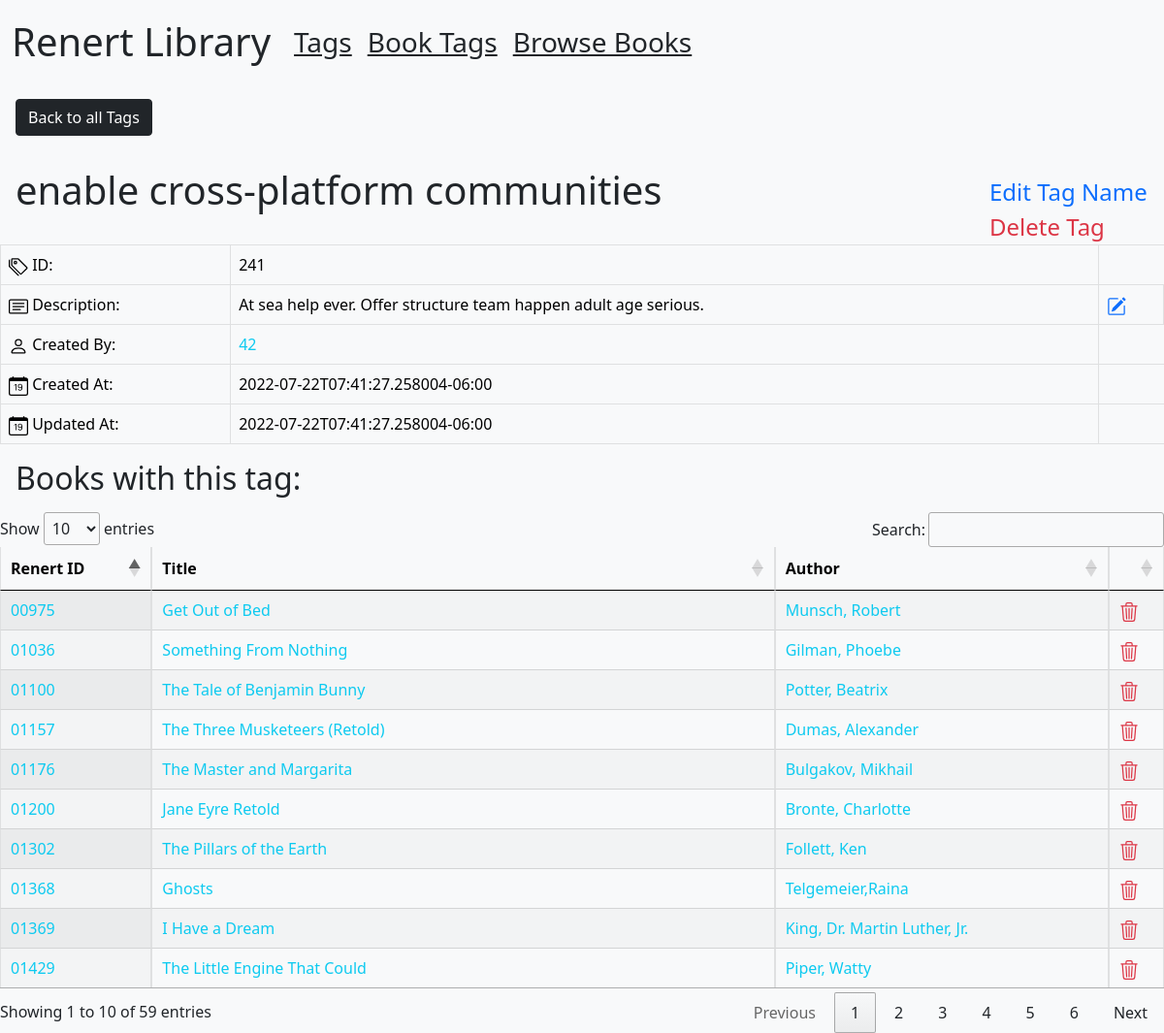
Page /tag/241 on the committed database.
### tables this page shows
CREATE TABLE [library_tags] (
   [tag_id] INTEGER PRIMARY KEY,
   [tag_name] TEXT,
   [description] TEXT,
   [created_by] INTEGER,
   [created_at] TEXT,
   [updated_at] TEXT,
   FOREIGN KEY([created_by]) REFERENCES [members]([member_internal_id])
);

CREATE TABLE [library_books] (
   [id] INTEGER PRIMARY KEY,
   [renert_id] TEXT,
   [title] TEXT,
   [author] TEXT,
   [divisions] TEXT,
   [reading_program] TEXT,
   [notes] TEXT,
   [fp_reading_level] TEXT,
   [created_at] TEXT,
   [updated_at] TEXT
);

### app.py (the view)
@app.route("/tag/<int:id>", methods=["GET", "POST"])
def tag(id):
    tag = db.session.execute("select tag_name, description, created_by, created_at, updated_at from library_tags where tag_id = '" + str(id) + "'")
    tag = [dict(x) for x in tag]
    books = db.session.execute("select library_books.title, library_books.author, library_books.renert_id from library_books_tags inner join library_books on library_books_tags.book_id = library_books.id where library_books_tags.tag_id = '" + str(id) + "'")
    books = [dict(x) for x in books]
    return render_template("tag.html", tag=tag, id=id, books=books)

### templates/tag.html (shortened to what this page needs)
{% extends 'layout.html'%}
{% import "bootstrap/wtf.html" as wtf %}
{%block content%}
<a href="/tags" class="btn btn-dark m-3">Back to all Tags</a>
<div class="row">
    <div class="col-10 d-inline-flex">
        <h1 class="my-3 p-0 ms-3 me-2 name">{{tag[0]["tag_name"]}}</h1>
    </div>
    <div class="col-2 position-relative pt-4">
        <a href="" class="text-decoration-none text-primary text-end fs-4 edit-tag" onclick="return false;" data-edit-tag-id="{{id}}">Edit Tag Name</a><br>
        <a href="/tagDelete/{{id}}" class="text-decoration-none text-danger text-end fs-4">Delete Tag</a>
    </div>
</div>
<table class="table table-hover table-light table-bordered display">
    <tr>
        <td>
               ID:
        </td>
        <td>
            {{id}}
        </td>
    </tr>
    <tr class="desc-row">
        <td>
               Description:
        </td>
        <td>
            {{tag[0]["description"]}}
        </td>
        <td class="edit-tag" data-edit-desc-id="{{id}}">
        </td>
    </tr>
    <tr>
        <td>
               Created By:
        </td>
        <td>
            <a class="text-decoration-none text-info" href="/created-by/{{tag[0]['created_by']}}">{{tag[0]["created_by"]}}</a>
        </td>
    </tr>
    <tr>
        <td>
               Created At:
        </td>
        <td>
            {{tag[0]["created_at"]}}
        </td>
    </tr>
    <tr>
        <td>
               Updated At:
        </td>
        <td>
            {{tag[0]["updated_at"]}}
        </td>
    </tr>
</table>
<h2 class="m-3">Books with this tag:</h2>
<table class="table table-hover table-light table-bordered display" id="bookList">
    <thead>
        <tr>
            <th scope="col"> Renert ID</th>
            <th scope="col"> Title</th>
            <th scope="col"> Author</th>
            <th></th>
        </tr>
    </thead>
    <tbody class="table-group-divider border-top-dark">
        {% for a in books %}
                <tr>
                    <td>
                        <a href="/book/{{a.renert_id}}" class="text-decoration-none text-info">{{a['renert_id']}}</a>
                    </td>
                    <td>
                        <a href="/book/{{a.renert_id}}" class="text-decoration-none text-info"> {{a['title']}} </a>
                    </td>
                    <td>
                        <a href="/author/{{a.author}}" class="text-decoration-none text-info"> {{a['author']}} </a>
                    </td>
                    <td class="trash-book"  data-ren-id="{{a.renert_id}}">
                    </td>
                </tr>
        {% endfor %}
    </tbody>
</table>
{%endblock%}

### static/tables.css (style rules this page uses)
body { overflow-x: hidden; }

### rows in the picture
library_tags: tag_name "enable cross-platform communities", description "At sea help ever. Offer structure team happen adult age serious.", created_by "42", created_at "2022-07-22T07:41:27.258004-06:00", updated_at "2022-07-22T07:41:27.258004-06:00"
library_books: renert_id "01157", title "The Three Musketeers (Retold)", author "Dumas, Alexander"
library_books: renert_id "01100", title "The Tale of Benjamin Bunny", author "Potter, Beatrix"
library_books: renert_id "01176", title "The Master and Margarita", author "Bulgakov, Mikhail"
library_books: renert_id "01369", title "I Have a Dream", author "King, Dr. Martin Luther, Jr."
library_books: renert_id "01429", title "The Little Engine That Could", author "Piper, Watty"
library_books: renert_id "01302", title "The Pillars of the Earth", author "Follett, Ken"
library_books: renert_id "01036", title "Something From Nothing", author "Gilman, Phoebe"
library_books: renert_id "00975", title "Get Out of Bed", author "Munsch, Robert"
library_books: renert_id "01368", title "Ghosts", author "Telgemeier,Raina"
library_books: renert_id "01200", title "Jane Eyre Retold", author "Bronte, Charlotte"

### other values in the picture
{{ id }} "241"
